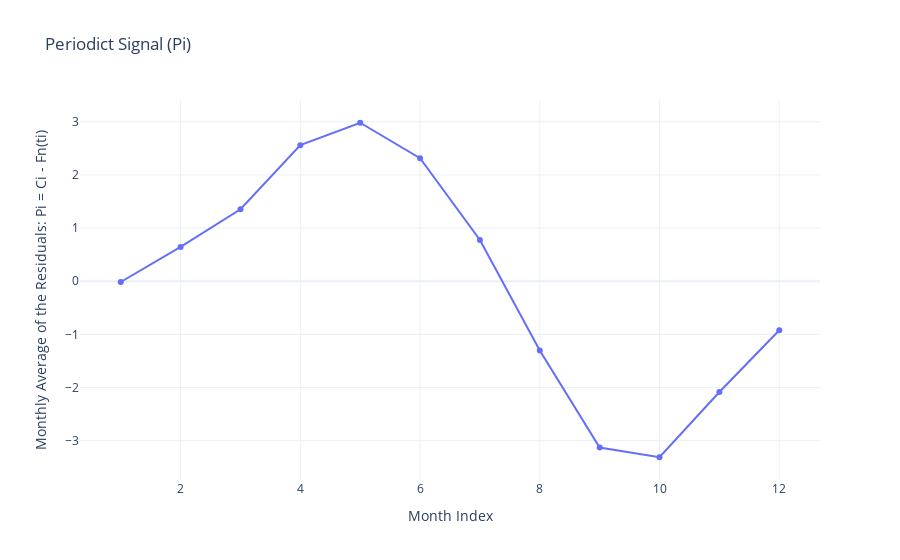

Notebook code for this chart:
### Code cell
fig = go.Figure()
fig.add_trace(
    go.Scatter(
        x = periodict_frame.index,
        y = periodict_frame['residuals_quadratic_model'],
        name='Periodic Signal',
    )
)
fig.update_layout(
    title_text = "Periodict Signal (Pi)",
    template = 'plotly_white',
    xaxis_title = 'Month Index',
    yaxis_title = 'Monthly Average of the Residuals: Pi = Ci - Fn(ti)'
)
fig.show()

### Figure 1 — Plotly figure (JSON) as saved in the notebook; plotly's stock layout.template omitted (floating-point values rounded to 4 significant figures)
{"data": [{"name": "Periodic Signal", "type": "scatter", "x": [1, 2, 3, 4, 5, 6, 7, 8, 9, 10, 11, 12], "y": [-0.01436, 0.6449, 1.354, 2.56, 2.981, 2.315, 0.7764, -1.303, -3.129, -3.311, -2.083, -0.9229]}], "layout": {"title": {"text": "Periodict Signal (Pi)"}, "xaxis": {"title": {"text": "Month Index"}}, "yaxis": {"title": {"text": "Monthly Average of the Residuals: Pi = Ci - Fn(ti)"}}}}
